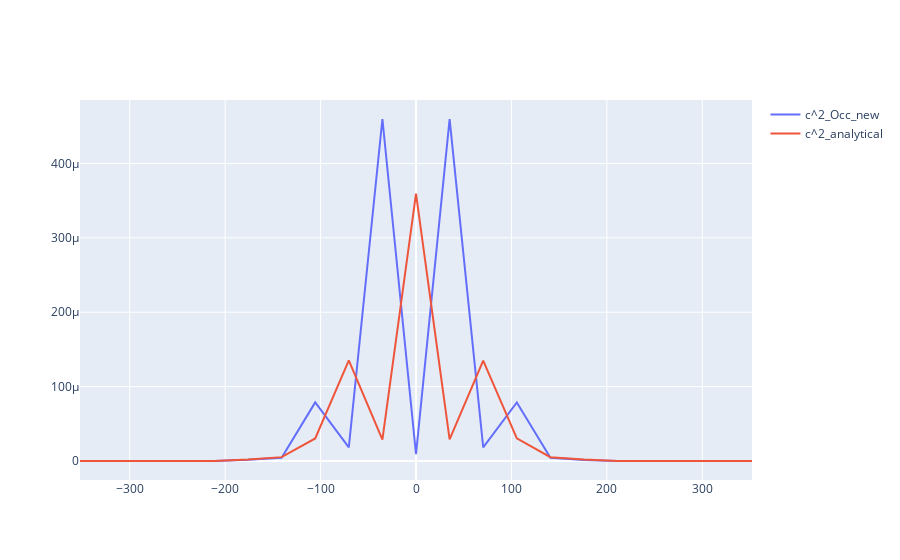

Here is the notebook cell this chart was saved with:
### Markdown cell above
## Weakpulse

### Code cell
df_weak=pd.read_csv("/home/user/BachelorThesis/trecxcoefftests/weakpulse/0043/expec", sep="\s+", header=8)
#shift every column name by one and remove the first column
df_weak.columns = df_weak.columns[1:].tolist() + [""]
#remove last column
df_weak = df_weak.iloc[:, :-1]



time0 = extract_time("/home/user/BachelorThesis/trecxcoefftests/weakpulse/0043/Laser")
field0 = extractField_0("/home/user/BachelorThesis/trecxcoefftests/weakpulse/0043/Laser")

integrand = np.exp(1j* 1/4 * np.array(time0)) * np.array(field0)*3
cumulative_integral = cumulative_trapezoid(-1j*integrand, x=np.array(time0), initial=0)
interp_func = interp1d(time0, cumulative_integral, kind='cubic', fill_value="extrapolate")
cumulative_integral_reduced = interp_func(df_weak["Time"])



fig = go.Figure()

fig.add_trace(go.Scatter(x=np.array(df_weak["Time"]), y=df_weak["<Occ{H0:1}>"], mode='lines', name='c^2_Occ_new'))
#fig.add_trace(go.Scatter(x=np.array(df_weak["Time"]), y=df_weak["Re{<H0:1|psi>}"]**2+df_weak["Imag{<H0:1|psi>}"]**2, mode='lines', name='c^2_new'))

fig.add_trace(go.Scatter(x=np.array(df_weak["Time"]), y=np.abs(cumulative_integral_reduced)**2, mode='lines', name='c^2_analytical'))

fig.show()

### Figure 1 — Plotly figure (JSON) as saved in the notebook; plotly's stock layout.template omitted (floating-point values rounded to 4 significant figures)
{"data": [{"mode": "lines", "name": "c^2_Occ_new", "type": "scatter", "x": [-352.1, -316.9, -281.7, -246.5, -211.2, -176.0, -140.8, -105.6, -70.41, -35.2, 0.01291, 35.22, 70.43, 105.6, 140.9, 176.1, 211.3, 246.5, 281.7, 316.9, 352.1], "y": [1.896e-23, 1.049e-17, 2.55e-12, 8.035e-10, 5.109e-08, 1.514e-06, 4.324e-06, 7.881e-05, 1.828e-05, 0.0004598, 9.366e-06, 0.0004595, 1.841e-05, 7.866e-05, 4.338e-06, 1.509e-06, 5.11e-08, 7.984e-10, 2.54e-12, 1.037e-17, 1.899e-22]}, {"mode": "lines", "name": "c^2_analytical", "type": "scatter", "x": [-352.1, -316.9, -281.7, -246.5, -211.2, -176.0, -140.8, -105.6, -70.41, -35.2, 0.01291, 35.22, 70.43, 105.6, 140.9, 176.1, 211.3, 246.5, 281.7, 316.9, 352.1], "y": [6.976e-58, 2.004e-16, 4.857e-12, 3.231e-09, 6.346e-09, 1.959e-06, 5.184e-06, 3.031e-05, 0.0001353, 2.879e-05, 0.0003594, 2.895e-05, 0.000135, 3.037e-05, 5.159e-06, 1.957e-06, 6.321e-09, 3.218e-09, 4.848e-12, 1.957e-16, 7.018e-20]}], "layout": {}}
